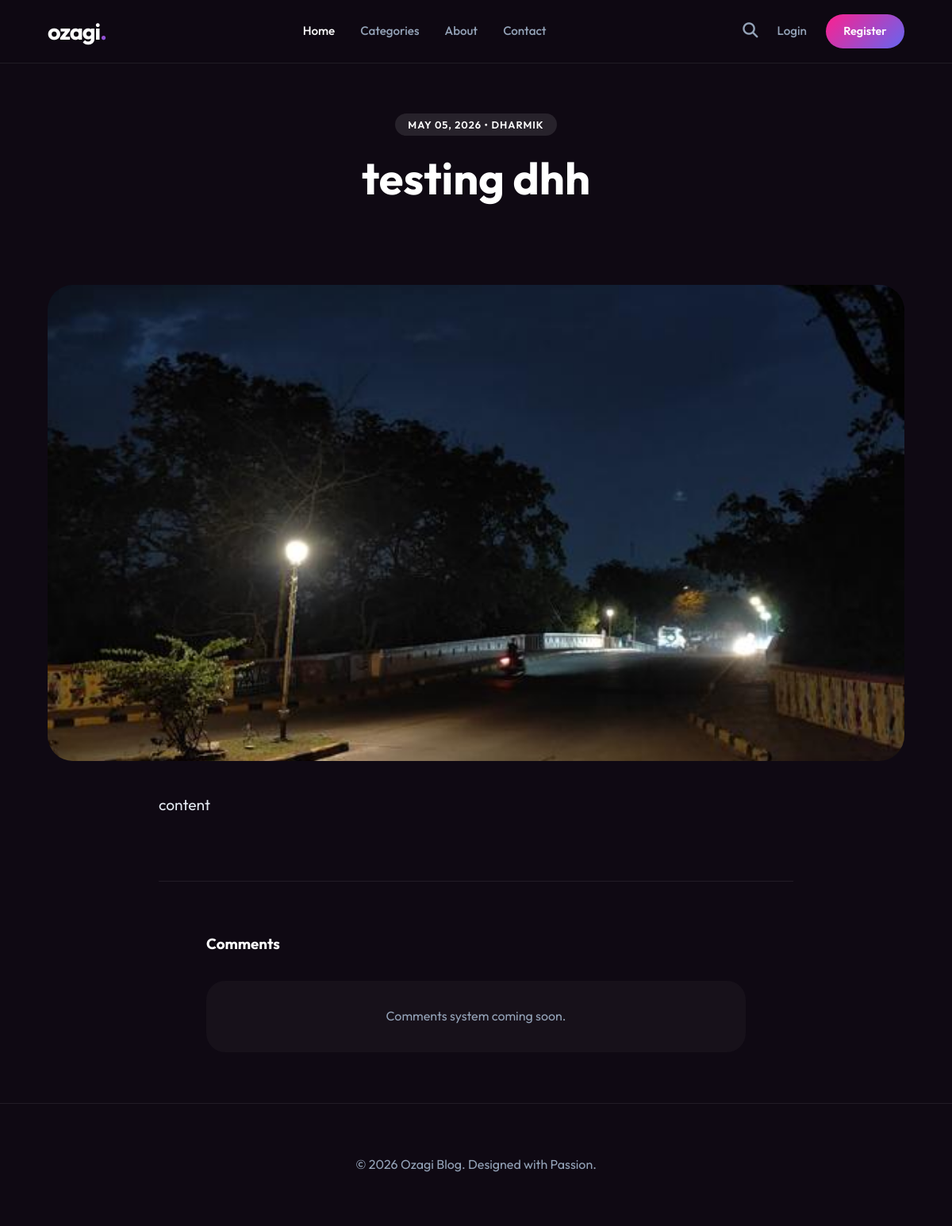
The app's page /post/4 with its own data.
### models.py (models this page shows, shortened)
class Post(db.Model):
    id = db.Column(db.Integer, primary_key=True)
    title = db.Column(db.String(100), nullable=False)
    date_posted = db.Column(db.DateTime, nullable=False, default=datetime.utcnow)
    content = db.Column(db.Text, nullable=False)
    image_file = db.Column(db.String(20), nullable=False, default='default.jpg')
    user_id = db.Column(db.Integer, db.ForeignKey('user.id'), nullable=False)

class User(db.Model, UserMixin):
    id = db.Column(db.Integer, primary_key=True)
    username = db.Column(db.String(20), unique=True, nullable=False)
    email = db.Column(db.String(120), unique=True, nullable=False)
    password = db.Column(db.String(60), nullable=False)
    posts = db.relationship('Post', backref='author', lazy=True)

### app.py (the view)
@app.route("/post/<int:post_id>")
def post(post_id):
    post = Post.query.get_or_404(post_id)
    return render_template('post_detail.html', title=post.title, post=post)

### templates/post_detail.html (shortened to what this page needs)
{% extends "base.html" %}
{% block content %}
<article>
    <div class="post-detail-header">
        <span class="tag">{{ post.date_posted.strftime('%B %d, %Y') }} • {{ post.author.username }}</span>
        <h1 style="font-size: 3.5rem; margin: 1.5rem 0; line-height: 1.1;">{{ post.title }}</h1>
    </div>
    <div style="max-width: 1200px; margin: 0 auto; padding: 0 5%;">
        <img src="{{ url_for('static', filename='post_pics/' + post.image_file) }}" alt="{{ post.title }}" class="post-detail-image">
    </div>
    <div class="post-detail-content">
        {{ post.content | safe }}
    </div>
</article>
<div style="padding: 4rem 5%; border-top: 1px solid var(--border-color); max-width: 800px; margin: 0 auto;">
    <h3 style="margin-bottom: 2rem;">Comments</h3>
    <div style="background: var(--card-bg); padding: 2rem; border-radius: 1.5rem; text-align: center; color: var(--text-muted);">
        Comments system coming soon.
    </div>
</div>
{% endblock content %}

### static/css/style.css (style rules this page uses)
:root { --bg-dark: #0f0913; --card-bg: rgba(255, 255, 255, 0.03); --glass-bg: rgba(15, 9, 19, 0.7); --primary-gradient: linear-gradient(135deg, #ff1f8e 0%, #6366f1 100%); --accent-purple: #6366f1; --accent-pink: #ff1f8e; --text-main: #ffffff; --text-muted: #94a3b8; --border-color: rgba(255, 255, 255, 0.08); --nav-height: 80px; }
* { margin: 0; padding: 0; box-sizing: border-box; }
body { font-family: 'Outfit', sans-serif; background-color: var(--bg-dark); color: var(--text-main); line-height: 1.6; overflow-x: hidden; }
.tag { background: rgba(255, 255, 255, 0.1); padding: 0.4rem 1rem; border-radius: 50px; font-size: 0.8rem; font-weight: 600; width: fit-content; text-transform: uppercase; letter-spacing: 1px; }
.post-detail-header { padding: calc(var(--nav-height) + 4rem) 5% 3rem; max-width: 1000px; margin: 0 auto; text-align: center; }
.post-detail-image { width: 100%; max-height: 600px; object-fit: cover; border-radius: 2rem; margin: 2rem 0; }
.post-detail-content { max-width: 800px; margin: 0 auto; padding-bottom: 5rem; font-size: 1.2rem; color: #e2e8f0; }

### records on screen
Post: date_posted "MAY 05, 2026", title "testing dhh", image_file (picture), content "content"
User: author.username "DHARMIK"
